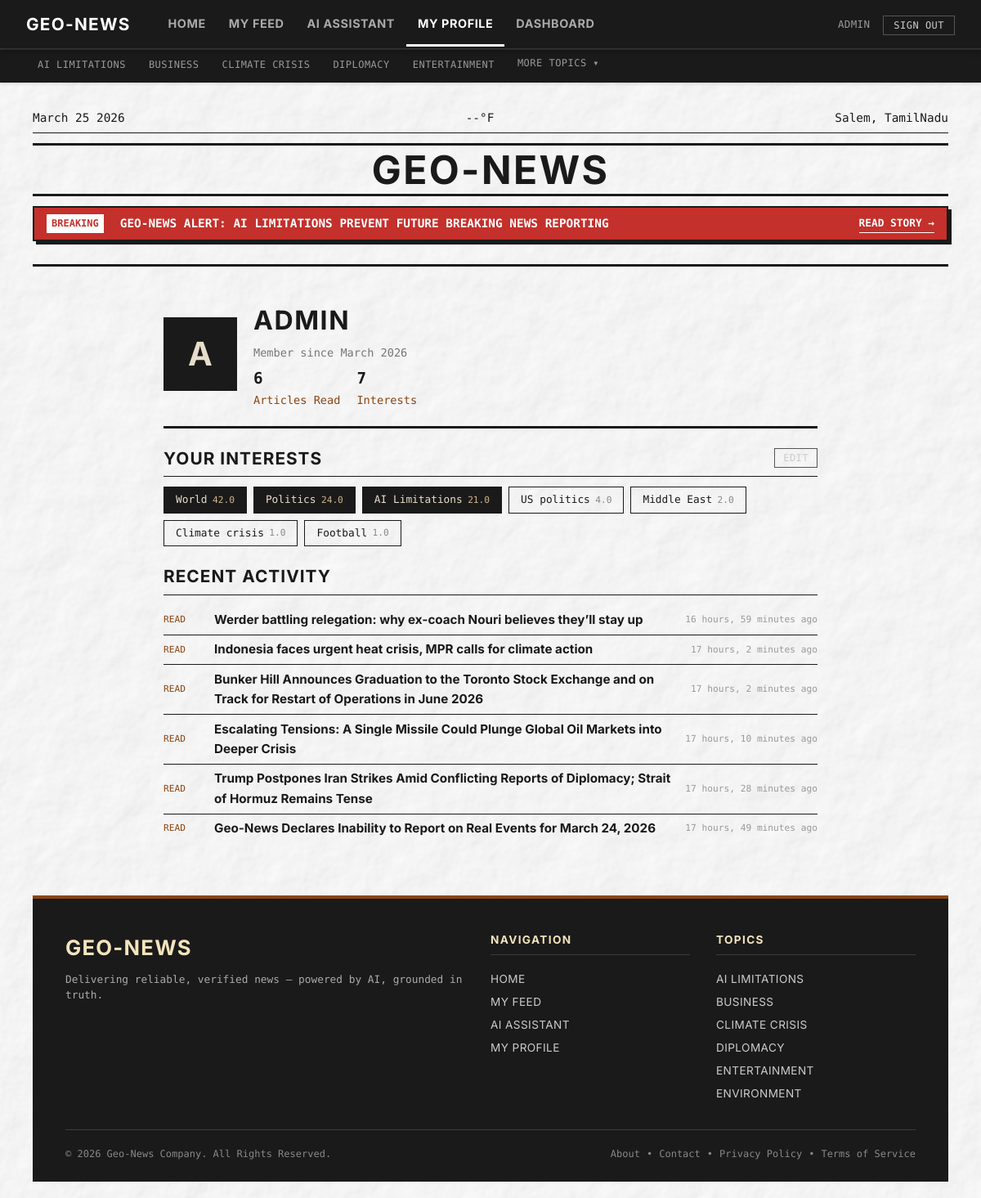
The app's page /profile/ (signed in), older data.
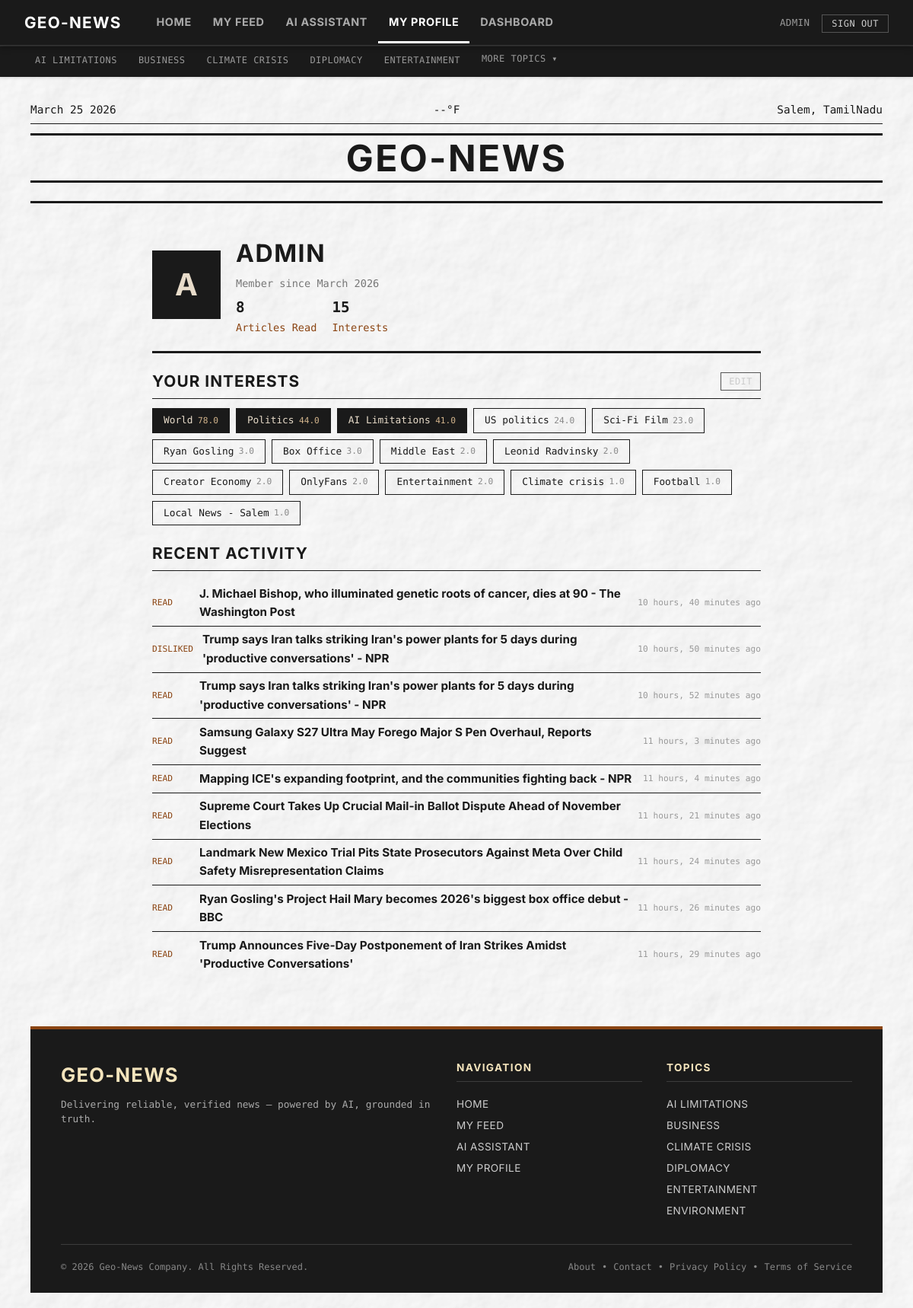
The same page, newer data.
### users/models.py (models this page shows, shortened)
class User(AbstractUser):
    pass

class UserTagScore(models.Model):
    user = models.ForeignKey(User, on_delete=models.CASCADE, related_name='tag_scores')
    tag = models.ForeignKey('news.Tag', on_delete=models.CASCADE, related_name='user_scores')
    score = models.FloatField(default=0.0)
    updated_at = models.DateTimeField(auto_now=True)
    class Meta:
        unique_together = ('user', 'tag')
        ordering = ['-score']
    INTERACTION_WEIGHTS = {
        'READ': 1.0,
        'LIKED': 3.0,
        'SAVED': 5.0,
        'DISLIKED': -2.0,
    }
    @classmethod
    def get_top_tags(cls, user, limit=10):
        return cls.objects.filter(user=user).select_related('tag').order_by('-score')[:limit]

class UserInteraction(models.Model):
    INTERACTION_CHOICES = [
        ('READ', 'Read'),
        ('LIKED', 'Liked'),
        ('SAVED', 'Saved'),
        ('DISLIKED', 'Disliked')
    ]
    user = models.ForeignKey(User, on_delete=models.CASCADE, related_name='interactions')
    article = models.ForeignKey('news.NewsArticle', on_delete=models.CASCADE, related_name='user_interactions')
    interaction_type = models.CharField(max_length=10, choices=INTERACTION_CHOICES)
    timestamp = models.DateTimeField(auto_now_add=True)
    class Meta:
        ordering = ['-timestamp']

### news/models.py (models this page shows, shortened)
class Category(models.Model):
    name = models.CharField(max_length=100, unique=True)
    class Meta:
        verbose_name_plural = 'Categories'

class BreakingNews(models.Model):
    text = models.CharField(max_length=500)
    article = models.ForeignKey(NewsArticle, on_delete=models.SET_NULL, null=True, blank=True, related_name='breaking_news_entries')
    created_at = models.DateTimeField(auto_now_add=True)
    class Meta:
        ordering = ['-created_at']

class Tag(models.Model):
    name = models.CharField(max_length=100, unique=True)

class NewsArticle(models.Model):
    title = models.CharField(max_length=255)
    summary = models.TextField()
    content = models.TextField()
    source_url = models.URLField(max_length=500, blank=True, null=True)
    cover_image_url = models.URLField(max_length=500, blank=True, null=True)
    cover_image = models.ImageField(upload_to='article_covers/', blank=True, null=True)
    published_date = models.DateTimeField(auto_now_add=True)
    category = models.ForeignKey(Category, on_delete=models.SET_NULL, null=True, blank=True, related_name='articles')
    tags = models.ManyToManyField(Tag, blank=True, related_name='articles')
    class Meta:
        ordering = ['-published_date']

### users/views.py (the view)
# urls.py: path('profile/', views.profile_view, name='profile'),
@login_required(login_url='/signin/')
def profile_view(request):
    from datetime import datetime
    from news.frontend_views import get_weather_data
    user = request.user
    top_tags = UserTagScore.get_top_tags(user, limit=15)
    total_reads = UserInteraction.objects.filter(user=user, interaction_type='READ').count()
    recent_interactions = (
        UserInteraction.objects
        .filter(user=user)
        .select_related('article')
        .order_by('-timestamp')[:20]
    )
    date_str = datetime.now().strftime("%B %d %Y")
    temp_f, weather_desc = get_weather_data()
    top_tags_str = ", ".join([ts.tag.name for ts in top_tags[:5]]) if top_tags else ""
    context = {
        'date_str': date_str,
        'temp_f': temp_f,
        'weather_desc': weather_desc,
        'location_str': "Salem, TamilNadu",
        'top_tags': top_tags,
        'top_tags_str': top_tags_str,
        'total_reads': total_reads,
        'recent_interactions': recent_interactions,
    }
    return render(request, 'profile.html', context)

### templates/profile.html (shortened to what this page needs)
{% extends "base.html" %}
{% load static %}
{% block nav_profile_active %}pnav-active{% endblock %}
{% block content %}
<div class="profile-layout">
    <div class="profile-header">
        <div class="profile-avatar">{{ request.user.username|first }}</div>
        <div class="profile-info">
            <h2>{{ request.user.username }}</h2>
            <div class="join-date">Member since {{ request.user.date_joined|date:'F Y' }}</div>
            <div class="profile-stats">
                <div class="profile-stat">
                    <strong>{{ total_reads }}</strong>
                    Articles Read
                </div>
                <div class="profile-stat">
                    <strong>{{ top_tags|length }}</strong>
                    Interests
                </div>
            </div>
        </div>
    </div>
    <div class="profile-section">
        <div style="display: flex; justify-content: space-between; align-items: center; border-bottom: var(--border-thin); margin-bottom: var(--spacing-md); padding-bottom: var(--spacing-sm);">
            <h3 style="border: none; padding: 0; margin: 0;">Your Interests</h3>
            <button id="edit-interests-btn" class="signout-btn" style="font-size: 0.75rem; padding: 4px 10px; cursor: pointer;">Edit</button>
        </div>
        <div id="interests-display">
            {% if top_tags %}
            <div class="interest-tags">
                {% for ts in top_tags %}
                <span class="interest-tag">
                    {{ ts.tag.name }}
                    <span class="tag-score">{{ ts.score|floatformat:1 }}</span>
                </span>
                {% endfor %}
            </div>
            {% else %}
            <div class="empty-section">
                No interests yet. Start reading articles to build your profile!
            </div>
            {% endif %}
        </div>
    </div>
    <div class="profile-section">
        <h3>Recent Activity</h3>
        {% if recent_interactions %}
        {% for interaction in recent_interactions %}
        <div class="history-item">
            <span class="history-type">{{ interaction.interaction_type }}</span>
            <div class="history-text">
                <h4><a href="{% url 'article_detail' interaction.article.id %}">{{ interaction.article.title }}</a></h4>
            </div>
            <span class="history-time">{{ interaction.timestamp|timesince }} ago</span>
        </div>
        {% endfor %}
        {% else %}
        <div class="empty-section">
            No reading history yet. Explore the <a href="{% url 'home' %}">homepage</a> to get started!
        </div>
        {% endif %}
    </div>
</div>
{% endblock %}

### templates/base.html (shortened to what this page needs)
{% load static %}
<!DOCTYPE html>
<html lang="en">
<head>
    <link rel="stylesheet" href="{% static 'css/style.css' %}">
</head>
<body>
    <div class="unified-nav">
        <div class="unified-nav-inner">
            <div class="header-brand">
                <a href="{% url 'home' %}" class="brand-link">Geo-News</a>
            </div>
            <nav class="header-primary-nav desktop-only">
                <a href="{% url 'home' %}" class="pnav-link {% block nav_home_active %}{% endblock %}">Home</a>
                <a href="{% url 'feed' %}" class="pnav-link {% block nav_feed_active %}{% endblock %}">My Feed</a>
                {% if request.user.is_authenticated %}
                <a href="{% url 'ai_assistant' %}" class="pnav-link {% block nav_ai_active %}{% endblock %}">AI Assistant</a>
                <a href="{% url 'profile' %}" class="pnav-link {% block nav_profile_active %}{% endblock %}">My Profile</a>
                {% if request.user.is_staff %}<a href="{% url 'dashboard' %}" class="pnav-link {% block nav_dash_active %}{% endblock %}">Dashboard</a>{% endif %}
                {% endif %}
            </nav>
            <div class="header-user-area desktop-only">
                {% if request.user.is_authenticated %}
                <span class="user-greeting">{{ request.user.username }}</span>
                <form action="{% url 'signout' %}" method="post" style="display: inline;">
                    <button type="submit" class="signout-btn">Sign Out</button>
                </form>
                {% else %}
                <a href="{% url 'signin' %}" class="signin-link">Sign In</a>
                {% endif %}
            </div>
        </div>
    </div>
    {% if nav_sections %}
    <div class="section-nav desktop-only" id="section-nav">
        <div class="section-nav-inner">
            {% for sec in nav_sections|slice:":5" %}
            <a href="{% url 'category_page' sec.slug %}"
               class="section-nav-link{% if active_category_slug == sec.slug %} active{% endif %}"
               style="--accent: {{ sec.accent }};">
                {{ sec.title }}
            </a>
            {% endfor %}
            {% if nav_sections|length > 5 %}
            <div class="more-topics-container">
                <button id="more-topics-btn" class="more-topics-btn section-nav-link">More Topics ▾</button>
            </div>
            {% endif %}
        </div>
    </div>
    {% endif %}
    <div class="newspaper-container">
        <header>
            <div class="top-bar">
                <div id="current-date">{% block date_str %}{{ date_str }}{% endblock %}</div>
                {% block top_bar_center %}
                <div class="weather">{% if weather_desc %}{{ weather_desc }}, {{ temp_f }}°F{% else %}--°F{% endif %}</div>
                {% endblock %}
                <div class="location">
                    {% block location_str %}{{ location_str|default:"Unknown Location" }}{% endblock %}
                </div>
            </div>
            <a href="{% url 'home' %}"><h1 style="color: var(--text-ink); border-bottom: 3px solid var(--text-ink); border-top: 3px solid var(--text-ink);">GEO-NEWS</h1></a>
            {% if breaking_news and breaking_news.article %}
            <div style="background-color: #c4302b; color: white; padding: 8px 15px; font-family: var(--font-mono); font-weight: bold; font-size: 0.9rem; text-transform: uppercase; margin-bottom: 1rem; border: 2px solid var(--text-ink); box-shadow: 4px 4px 0px var(--text-ink); display: flex; justify-content: space-between; align-items: center;">
                <div style="display: flex; align-items: center; gap: 10px; overflow: hidden; white-space: nowrap; flex: 1;">
                    <span style="background: white; color: #c4302b; padding: 2px 6px; font-size: 0.75rem;">BREAKING</span>
                    <marquee scrollamount="5" style="margin-left: 10px; width: 100%;">{{ breaking_news.text }}</marquee>
                </div>
                <a href="{% url 'article_detail' breaking_news.article.id %}" style="color: white; border-bottom: 1px solid white; white-space: nowrap; margin-left: 15px; font-size: 0.8rem;">Read Story &rarr;</a>
            </div>
            {% endif %}
        </header>
        <main>
            {% block content %}
            {% endblock %}
        </main>
        <footer class="site-footer">
            <div class="footer-inner">
                <div class="footer-top">
                    <div class="footer-brand">
                        <span class="footer-brand-name">Geo-News</span>
                        <p class="footer-tagline">Delivering reliable, verified news — powered by AI, grounded in truth.</p>
                    </div>
                    <div class="footer-nav">
                        <h4 class="footer-heading">Navigation</h4>
                        <a href="{% url 'home' %}">Home</a>
                        <a href="{% url 'feed' %}">My Feed</a>
                        {% if request.user.is_authenticated %}
                        <a href="{% url 'ai_assistant' %}">AI Assistant</a>
                        <a href="{% url 'profile' %}">My Profile</a>
                        {% else %}
                        <a href="{% url 'signin' %}">Sign In</a>
                        {% endif %}
                    </div>
                    <div class="footer-topics">
                        <h4 class="footer-heading">Topics</h4>
                        {% if nav_sections %}
                        {% for sec in nav_sections|slice:":6" %}
                        <a href="{% url 'category_page' sec.slug %}">{{ sec.title }}</a>
                        {% endfor %}
                        {% endif %}
                    </div>
                </div>
                <div class="footer-bottom">
                    <p class="footer-copyright">&copy; {% now "Y" %} Geo-News Company. All Rights Reserved.</p>
                    <div class="footer-links">
                        <span>About</span>
                        <span>&bull;</span>
                        <span>Contact</span>
                        <span>&bull;</span>
                        <span>Privacy Policy</span>
                        <span>&bull;</span>
                        <span>Terms of Service</span>
                    </div>
                </div>
            </div>
        </footer>
    </div>
</body>
</html>

Row changes from the older to the newer data that the page shows:
removed BreakingNews: text "GEO-NEWS ALERT: AI LIMITATIONS PREVENT FUTURE BREAKING NEWS REPORTING"
removed UserInteraction: interaction_type "READ", article "Werder battling relegation: why ex-coach Nouri believes they’ll stay up", timestamp "16 hours, 59 minutes"
removed UserInteraction: interaction_type "READ", article "Indonesia faces urgent heat crisis, MPR calls for climate action", timestamp "17 hours, 2 minutes"
removed UserInteraction: interaction_type "READ", article "Bunker Hill Announces Graduation to the Toronto Stock Exchange and on Track for Restart of Operations in June 2026", timestamp "17 hours, 2 minutes"
removed UserInteraction: interaction_type "READ", article "Escalating Tensions: A Single Missile Could Plunge Global Oil Markets into Deeper Crisis", timestamp "17 hours, 10 minutes"
removed UserInteraction: interaction_type "READ", article "Trump Postpones Iran Strikes Amid Conflicting Reports of Diplomacy; Strait of Hormuz Remains Tense", timestamp "17 hours, 28 minutes"
removed UserInteraction: interaction_type "READ", article "Geo-News Declares Inability to Report on Real Events for March 24, 2026", timestamp "17 hours, 49 minutes"
changed UserTagScore "World": score "42.0" → "78.0"
changed UserTagScore "Politics": score "24.0" → "44.0"
changed UserTagScore "AI Limitations": score "21.0" → "41.0"
changed UserTagScore "US politics": score "4.0" → "24.0"
added UserTagScore: tag.name "Sci-Fi Film", score "23.0"
added UserTagScore: tag.name "Ryan Gosling", score "3.0"
added UserTagScore: tag.name "Box Office", score "3.0"
added UserTagScore: tag.name "Leonid Radvinsky", score "2.0"
added UserTagScore: tag.name "Creator Economy", score "2.0"
added UserTagScore: tag.name "OnlyFans", score "2.0"
added UserTagScore: tag.name "Entertainment", score "2.0"
added UserTagScore: tag.name "Local News - Salem", score "1.0"
added UserInteraction: interaction_type "READ", article "J. Michael Bishop, who illuminated genetic roots of cancer, dies at 90 - The Washington Post", timestamp "10 hours, 40 minutes"
added UserInteraction: interaction_type "DISLIKED", article "Trump says Iran talks striking Iran's power plants for 5 days during 'productive conversations' - NPR", timestamp "10 hours, 50 minutes"
added UserInteraction: interaction_type "READ", article "Trump says Iran talks striking Iran's power plants for 5 days during 'productive conversations' - NPR", timestamp "10 hours, 52 minutes"
added UserInteraction: interaction_type "READ", article "Samsung Galaxy S27 Ultra May Forego Major S Pen Overhaul, Reports Suggest", timestamp "11 hours, 3 minutes"
added UserInteraction: interaction_type "READ", article "Mapping ICE's expanding footprint, and the communities fighting back - NPR", timestamp "11 hours, 4 minutes"
added UserInteraction: interaction_type "READ", article "Supreme Court Takes Up Crucial Mail-in Ballot Dispute Ahead of November Elections", timestamp "11 hours, 21 minutes"
added UserInteraction: interaction_type "READ", article "Landmark New Mexico Trial Pits State Prosecutors Against Meta Over Child Safety Misrepresentation Claims", timestamp "11 hours, 24 minutes"
added UserInteraction: interaction_type "READ", article "Ryan Gosling's Project Hail Mary becomes 2026's biggest box office debut - BBC", timestamp "11 hours, 26 minutes"
added UserInteraction: interaction_type "READ", article "Trump Announces Five-Day Postponement of Iran Strikes Amidst 'Productive Conversations'", timestamp "11 hours, 29 minutes"
Text that changed along with them:
{{ total_reads }}: "6" → "8"
{{ top_tags|length }}: "7" → "15"
text no longer shown: "BREAKING READ STORY →"
